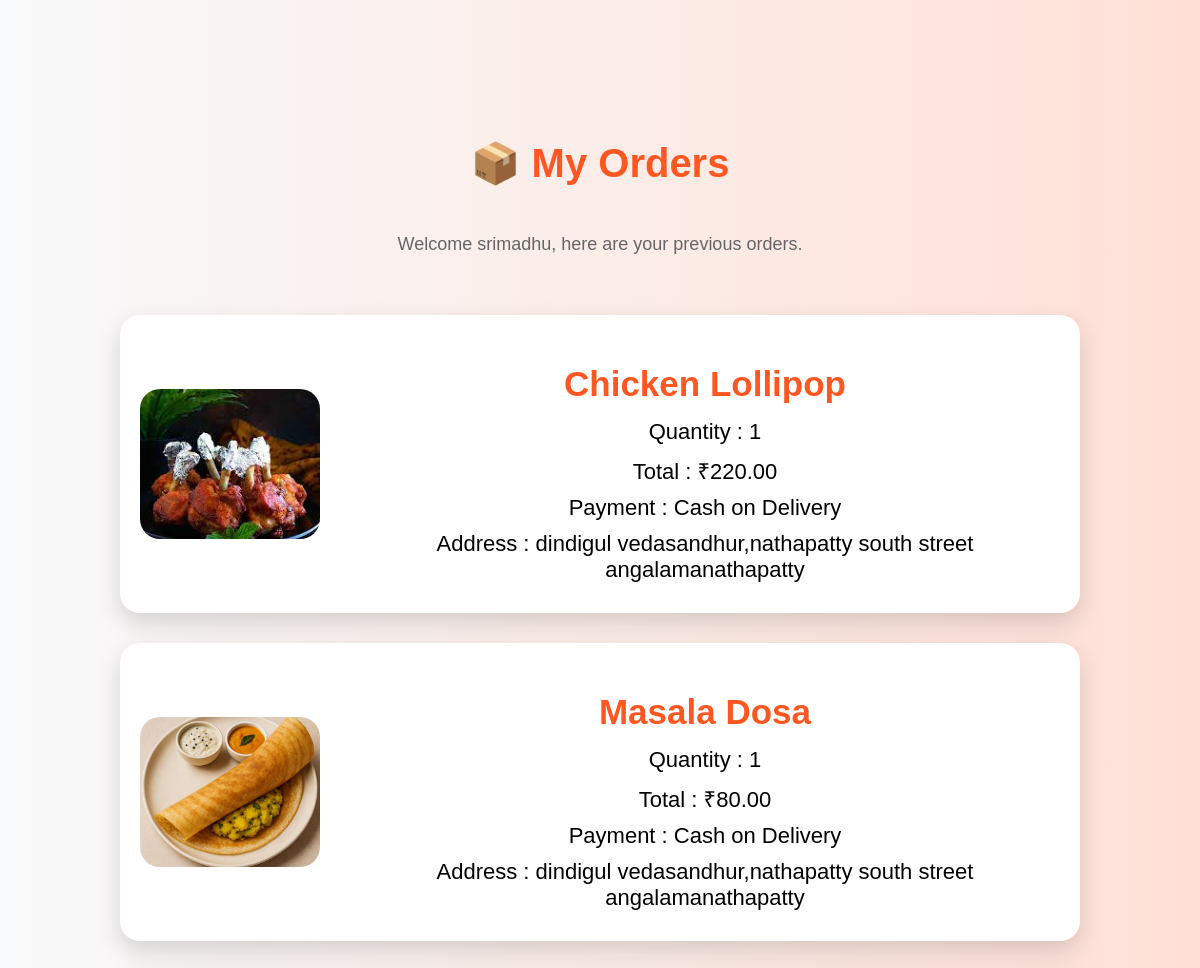
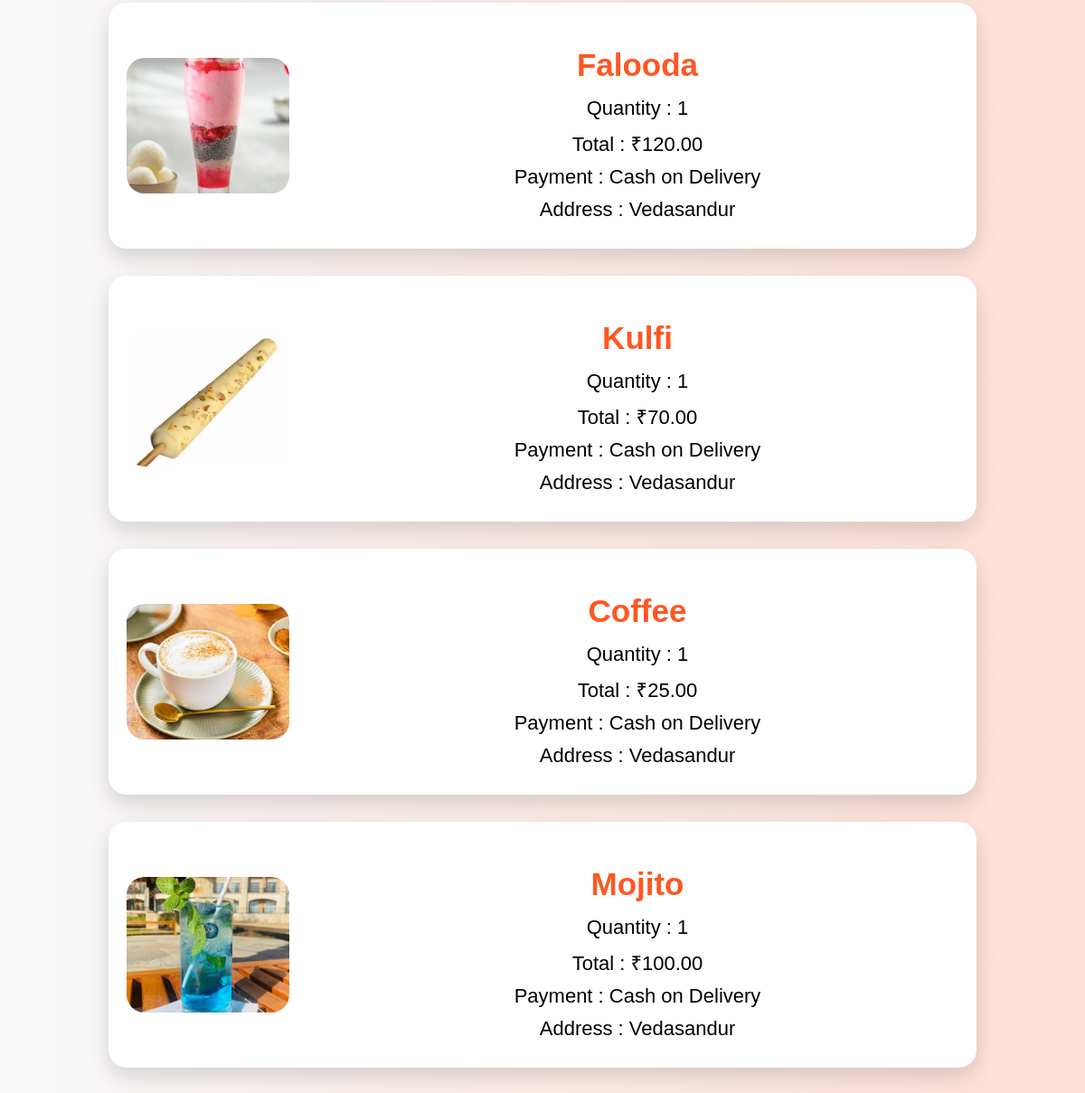
Screenshot of /orders/ (signed in) with the database file from the repository (2 pictures, top to bottom).
### orders/models.py (models this page shows, shortened)
class Order(models.Model):
    customer_name = models.CharField(max_length=100)
    food = models.ForeignKey(Food, on_delete=models.CASCADE)
    quantity = models.IntegerField(default=1)
    total_price = models.DecimalField(max_digits=10, decimal_places=2)

class Food(models.Model):
    CATEGORY_CHOICES = [
        ('Fast Food', 'Fast Food'),
        ('South Indian', 'South Indian'),
        ('Chinese', 'Chinese'),
        ('Non-Veg', 'Non-Veg'),
        ('Veg', 'Veg'),
        ('Desserts', 'Desserts'),
        ('Drinks', 'Drinks'),
    ]
    name = models.CharField(max_length=100)
    category = models.CharField(max_length=50, choices=CATEGORY_CHOICES)
    price = models.DecimalField(max_digits=8, decimal_places=2)
    image = models.ImageField(upload_to='food_images/')

### orders/views.py (the view)
# urls.py: path('orders/', views.order_history, name='order_history'),
@login_required
def order_history(request):
    orders = Order.objects.filter(
        customer_name=request.user.username
    ).order_by('-id')
    return render(request, 'order_history.html', {
        'orders': orders
    })

### orders/templates/order_history.html (shortened to what this page needs)
{% load static %}
<!DOCTYPE html>
<html>
<head>
    <link rel="stylesheet" href="{% static 'style.css' %}">
</head>
<body>
<h1 class="cart-title">📦 My Orders</h1>
<p class="order-subtitle">
    Welcome {{ request.user.username }}, here are your previous orders.
</p>
<div class="cart-container">
{% for order in orders %}
<div class="order-card">
<img src="{{ order.food.image.url }}" class="order-img">
    <div class="cart-details">
        <h2>{{ order.food.name }}</h2>
        <p>Quantity : {{ order.quantity }}</p>
        <p>Total : ₹{{ order.total_price }}</p>
        <p>Payment : {{ order.payment_method }}</p>
        <p>Address : {{ order.address }}</p>
    </div>
</div>
{% empty %}
<h2 style="text-align:center;">
    No orders yet 😔
</h2>
{% endfor %}
</div>
</body>
</html>

### orders/static/style.css (style rules this page uses)
body { font-family: Arial, sans-serif; background:linear-gradient(to right,#f8f9fa,#ffe0d6); margin:0; padding-top:90px; }
h1 { text-align:center; color:#333; background:none; margin-top:20px; padding:20px; }
h2 { text-align:center; }
p { text-align:center; margin-top:20px; font-size:16px; }
.cart-title { text-align:center; margin-top:30px; color:#ff5722; font-size:40px; }
.cart-container { width:80%; margin:auto; padding:30px; }
.cart-details { flex:1; }
.cart-details h2 { color:#ff5722; font-size:35px; margin-bottom:15px; }
.cart-details p { font-size:22px; margin:10px 0; }
.order-img { width:180px; height:150px; object-fit:cover; border-radius:20px; flex-shrink:0; }
.order-subtitle { text-align:center; color:#666; margin-bottom:30px; font-size:18px; }
.order-card { background:white; display:flex; align-items:center; gap:30px; padding:20px; margin-bottom:30px; border-radius:20px; box-shadow:0 10px 25px rgba(0,0,0,0.15); transition:0.4s; animation:fadeUp 0.7s ease; }

### rows the page displays
Order: food.image (picture), food.name "Chicken Lollipop", quantity "1", total_price "220.00", payment_method "Cash on Delivery", address "dindigul vedasandhur,nathapatty south street angalamanathapatty"
Order: food.image (picture), food.name "Masala Dosa", quantity "1", total_price "80.00", payment_method "Cash on Delivery", address "dindigul vedasandhur,nathapatty south street angalamanathapatty"
Order: food.image (picture), food.name "Falooda", quantity "1", total_price "120.00", payment_method "Cash on Delivery", address "Vedasandur"
Order: food.image (picture), food.name "Kulfi", quantity "1", total_price "70.00", payment_method "Cash on Delivery", address "Vedasandur"
Order: food.image (picture), food.name "Coffee", quantity "1", total_price "25.00", payment_method "Cash on Delivery", address "Vedasandur"
Order: food.image (picture), food.name "Mojito", quantity "1", total_price "100.00", payment_method "Cash on Delivery", address "Vedasandur"

### other values shown
{{ request.user.username }} "srimadhu"
